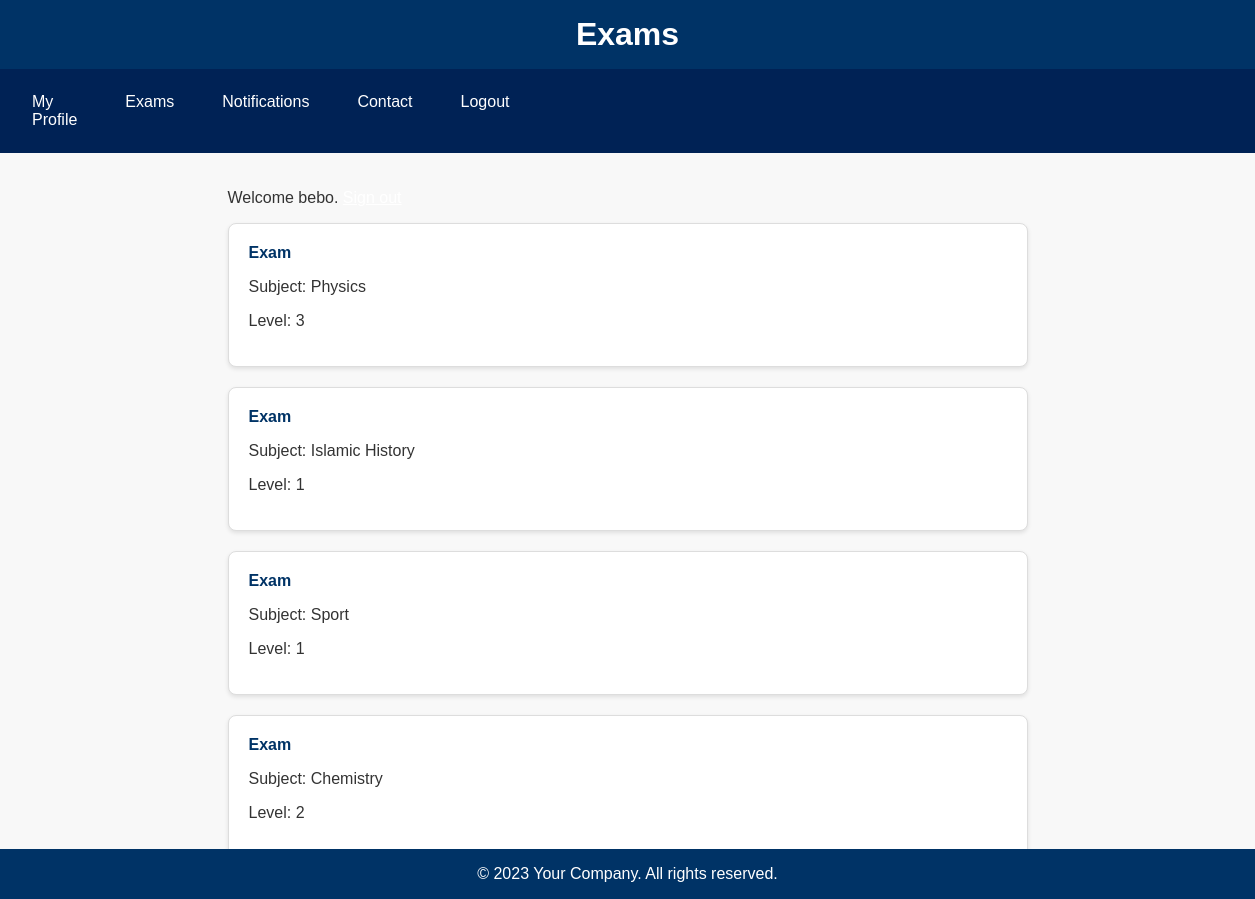
The page /api/exams/ (signed in) on the database as committed earlier.
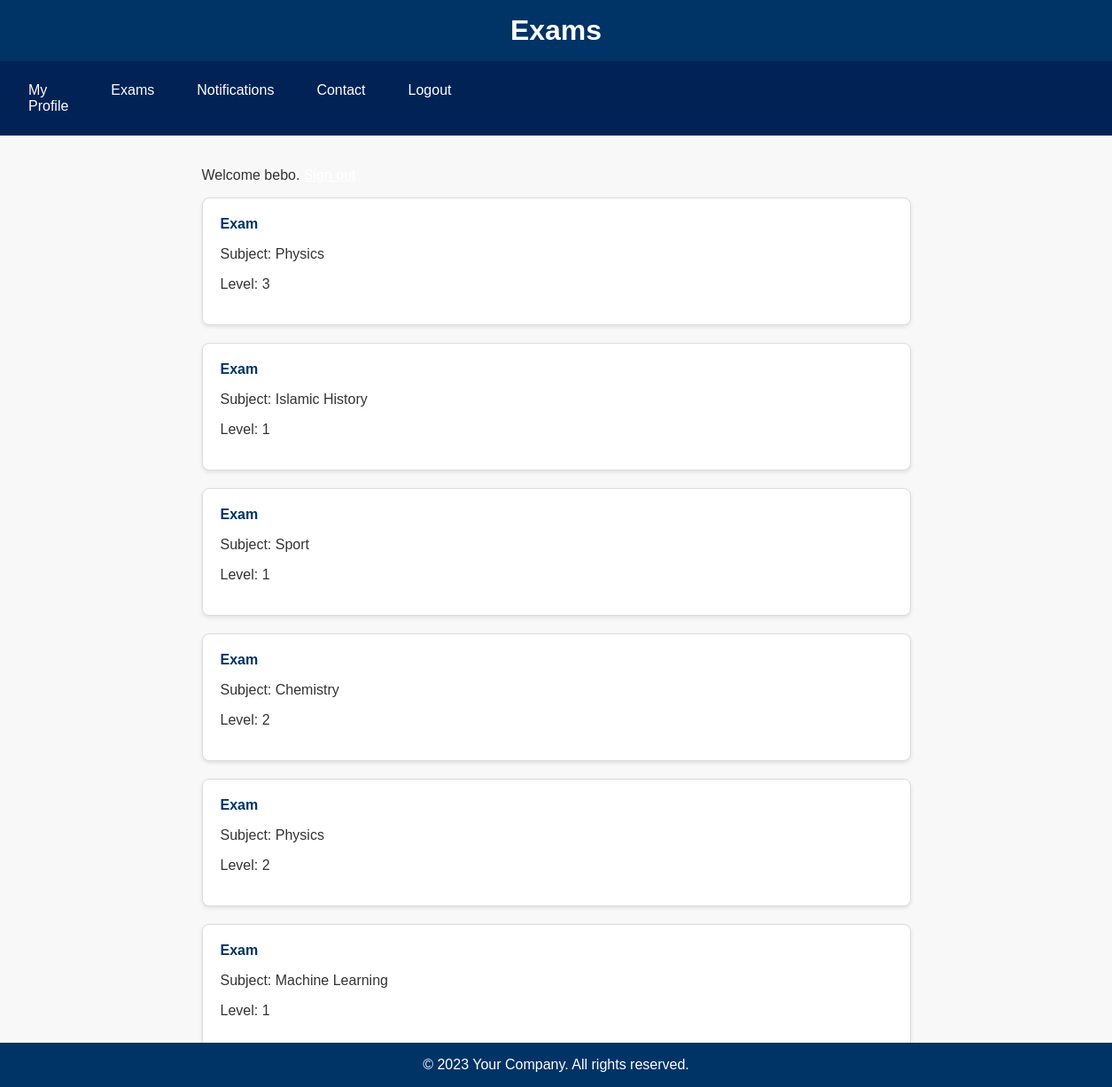
The same page on the database as committed later.
### exams/models.py (models this page shows, shortened)
class Exam(models.Model):
    subject = models.CharField(max_length=50)
    level = models.IntegerField(
        default=1,
        validators=[
            MinValueValidator(1),  # Change the limit_value as needed
            MaxValueValidator(4)  # Change the limit_value as needed
        ])
    questions = models.ManyToManyField('Question', related_name='exams')

### exams/views.py (the view)
# urls.py: path('exams/', include('exams.urls')),
def exams(request):
    if request.user.is_anonymous == True:
        return redirect(EMS.views.signin)
    is_teacher = request.user.groups.filter(name='Teacher_Group').exists()
    is_manager = request.user.groups.filter(name='Principle').exists()
    contests = Exam.objects.all()
    return render(request, 'exams/exams.html', {'contests': contests, "manger": is_manager, "is_teacher": is_teacher})
    messages.info(request, 'you must Login')
    return redirect(go_to_singin)

### templates/exams/exams.html (shortened to what this page needs)
<!DOCTYPE html>
<html lang="en">
<head>
</head>
<body>
    <header>
        <h1>Exams</h1>
    </header>
    <nav>
        <a href="{% url 'myprofile' %}">My Profile</a>
        <a href="{% url 'exams' %}">Exams</a>
        <a href="{% url 'notifications' %}">Notifications</a>
        {% if manger or not is_teacher %}
        <a href="{% url 'contact' %}">Contact</a>
        {% endif %}
        <a href="{% url 'signout' %}">Logout</a>
        <a href="#"></a><a href="#"></a><a href="#"></a>
        <a href="#"></a><a href="#"></a><a href="#"></a>
        <a href="#"></a><a href="#"></a><a href="#"></a>
        <a href="#"></a><a href="#"></a><a href="#"></a>
        <a href="#"></a><a href="#"></a><a href="#"></a>
    </nav>
    <div class="container">
        <p>Welcome {{ request.user }}. <a href="{% url 'signout' %}" style="color: #fff;">Sign out</a></p>
        {% for contst in contests %}
            <div class="contest">
                <a href="{% url 'exam' contst.pk %}">Exam</a>
                <p>Subject: {{ contst.subject }}</p>
                <p>Level: {{ contst.level }}</p>
            </div>
        {% endfor %}
    </div>
    <footer>
        <p>&copy; 2023 Your Company. All rights reserved.</p>
    </footer>
</body>
</html>

### templates/exams/exams.html (style rules this page uses)
body { font-family: 'Helvetica', 'Arial', sans-serif; margin: 0; padding: 0; background-color: #f8f8f8; color: #333; }
header, footer { background-color: #003366; color: #fff; text-align: center; padding: 1em 0; }
header h1, footer p { margin: 0; }
.container { max-width: 800px; margin: 0 auto; padding: 20px; }
.contest { background-color: #fff; border: 1px solid #ddd; border-radius: 8px; padding: 20px; margin-bottom: 20px; box-shadow: 0 2px 4px rgba(0, 0, 0, 0.1); transition: transform 0.3s ease-in-out; }
.contest a { color: #003366; text-decoration: none; font-weight: bold; }
footer { background-color: #003366; color: #fff; text-align: center; padding: 1em 0; position: fixed; bottom: 0; width: 100%; }
nav { display: flex; justify-content: space-between; background-color: #002255; padding: 0.5em; }
nav a { color: #fff; text-decoration: none; padding: 1em; margin: 0 0.5em; }

Rows that differ between the two databases and show on the page:
added Exam: subject "Physics", level "2"
added Exam: subject "Machine Learning", level "1"
